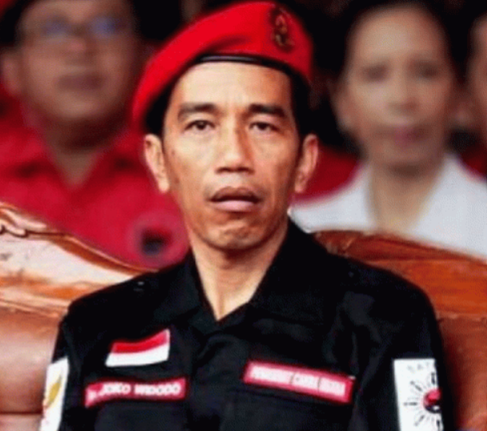
#> input picture priasolo.png, 487 x 431 px
$ python 'latihan 5.py'
#> lines starting #> are read from the running program, lines starting #| are printed output that depends on the picture
import cv2
import numpy as np
import matplotlib.pyplot as plt

# Fungsi untuk menghitung distribusi probabilitas (normalisasi histogram)
def calculate_normalized_histogram(image):
    histogram, _ = np.histogram(image, bins=256, range=(0, 256))
    total_pixels = image.size
    normalized_histogram = histogram / total_pixels
    return normalized_histogram

# 1. Baca citra asli (priasolo.png) dalam format Grayscale
img_original = cv2.imread('priasolo.png', cv2.IMREAD_GRAYSCALE)
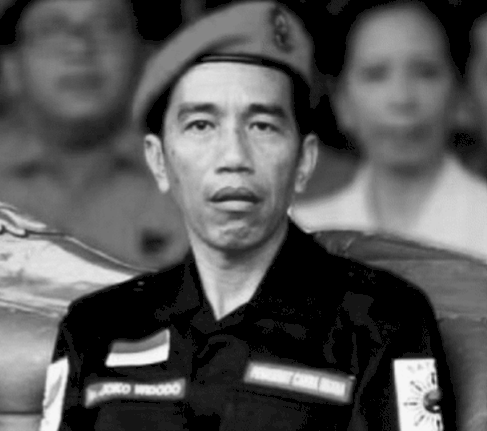
#> img_original: shape (431, 487); min 0, max 246, mean 86.3

# 2. Manipulasi gambar untuk membuat 4 fase pencahayaan
# GELAP: Kurangi kecerahan (pixel di-shift ke kiri)
img_gelap = cv2.subtract(img_original, 80)
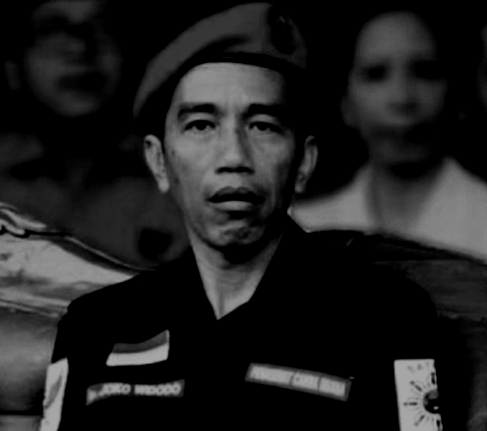
#> img_gelap: shape (431, 487); min 0, max 166, mean 31.5

# TERANG: Tambah kecerahan (pixel di-shift ke kanan)
img_terang = cv2.add(img_original, 80)
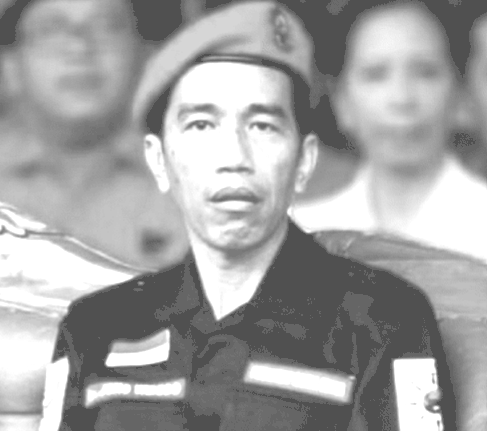
#> img_terang: shape (431, 487); min 80, max 255, mean 162.1

# LOW CONTRAST: Sempitkan rentang kontras (misal ke rentang 100-180)
img_low = np.uint8(img_original * 0.3 + 100)
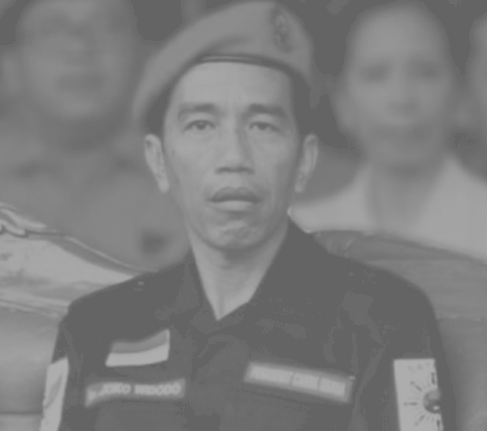
#> img_low: shape (431, 487); min 100, max 173, mean 125.5

# HIGH CONTRAST: Gunakan teknik Thresholding / Peregangan Kontras ekstrem
img_high = cv2.equalizeHist(img_original)
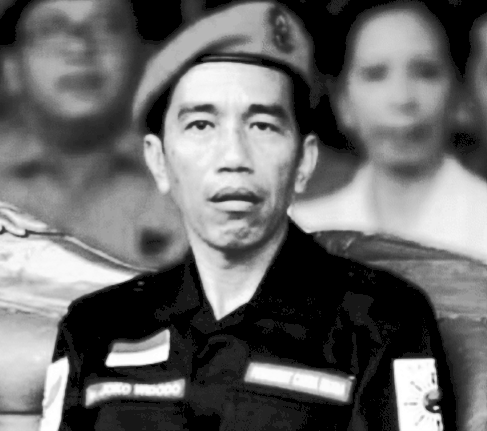
#> img_high: shape (431, 487); min 0, max 255, mean 104.9

# 3. Hitung normalisasi histogram untuk masing-masing fase
hist_gelap = calculate_normalized_histogram(img_gelap)
#> in calculate_normalized_histogram, `histogram, _ = np.histogram(image, bins=256, range=(0, 256))`: histogram = 256 values, max 101488 at index 0, min 0 at index 1, mean 819.9
#> in calculate_normalized_histogram, `normalized_histogram = histogram / total_pixels`: normalized_histogram = 256 values, max 0.484 at index 0, min 0 at index 1, mean 0.00391
#> hist_gelap has the same summary as normalized_histogram in calculate_normalized_histogram
hist_terang = calculate_normalized_histogram(img_terang)
#> hist_terang = 256 values, max 0.191 at index 80, min 0 at index 0, mean 0.00391
hist_low = calculate_normalized_histogram(img_low)
#> hist_low = 256 values, max 0.191 at index 100, min 0 at index 0, mean 0.00391
hist_high = calculate_normalized_histogram(img_high)
#> hist_high = 256 values, max 0.191 at index 0, min 0 at index 1, mean 0.00391

# 4. Tampilkan dalam bentuk Grid 4x2
plt.figure(figsize=(12, 16))

# --- BARIS 1: FASE GELAP ---
plt.subplot(4, 2, 1)
plt.imshow(img_gelap, cmap='gray', vmin=0, vmax=255)
plt.title('Citra Gelap (Under-exposed)')
plt.axis('off')

plt.subplot(4, 2, 2)
plt.bar(range(256), hist_gelap, color='black')
plt.title('Normalisasi Histogram - Gelap')
plt.ylabel('Probabilitas')

# --- BARIS 2: FASE TERANG ---
plt.subplot(4, 2, 3)
plt.imshow(img_terang, cmap='gray', vmin=0, vmax=255)
plt.title('Citra Terang (Over-exposed)')
plt.axis('off')

plt.subplot(4, 2, 4)
plt.bar(range(256), hist_terang, color='black')
plt.title('Normalisasi Histogram - Terang')
plt.ylabel('Probabilitas')

# --- BARIS 3: FASE LOW CONTRAST ---
plt.subplot(4, 2, 5)
plt.imshow(img_low, cmap='gray', vmin=0, vmax=255)
plt.title('Citra Low Contrast')
plt.axis('off')

plt.subplot(4, 2, 6)
plt.bar(range(256), hist_low, color='black')
plt.title('Normalisasi Histogram - Low Contrast')
plt.ylabel('Probabilitas')

# --- BARIS 4: FASE HIGH CONTRAST ---
plt.subplot(4, 2, 7)
plt.imshow(img_high, cmap='gray', vmin=0, vmax=255)
plt.title('Citra High Contrast')
plt.axis('off')

plt.subplot(4, 2, 8)
plt.bar(range(256), hist_high, color='black')
plt.title('Normalisasi Histogram - High Contrast')
plt.xlabel('Intensitas Piksel')
plt.ylabel('Probabilitas')

# Tampilkan semua plot secara rapi
plt.tight_layout()
plt.show()
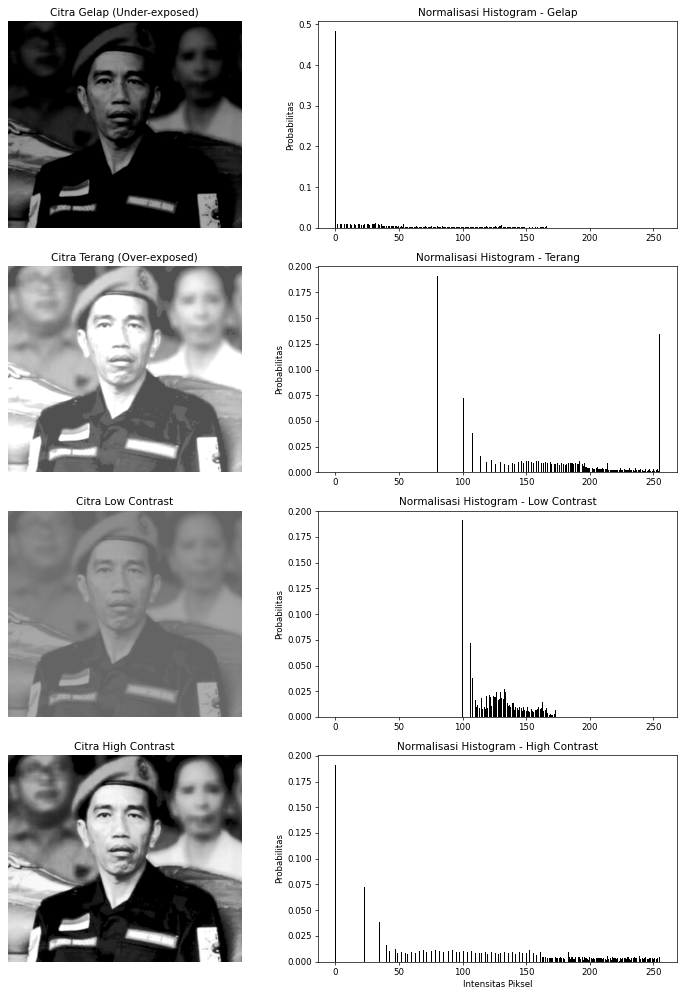
#> figure drawn by matplotlib, 8 panels; panel 2: tallest bar 0.484 high, from x = -0.4 to 0.4; panel 4: tallest bar 0.191 high, from x = 79.6 to 80.4; panel 6: tallest bar 0.191 high, from x = 99.6 to 100.4; panel 8: tallest bar 0.191 high, from x = -0.4 to 0.4

$ run again, with gamma_transformed0.5.png copied over priasolo.png
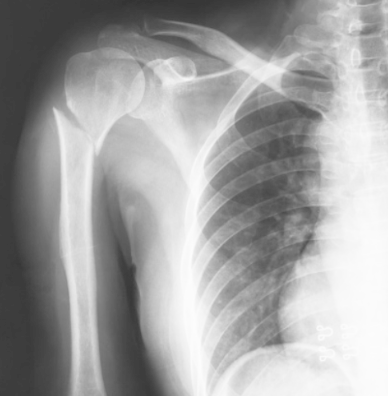
#> input picture gamma_transformed0.5.png, 388 x 396 px
#> img_original is the input picture: shape (396, 388); min 50, max 253, mean 161.6
#> `img_low = np.uint8(img_original * 0.3 + 100)`:
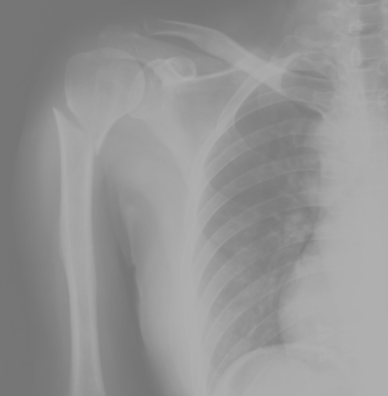
#> img_low: shape (396, 388); min 115, max 175, mean 148.1
#> `img_high = cv2.equalizeHist(img_original)`:
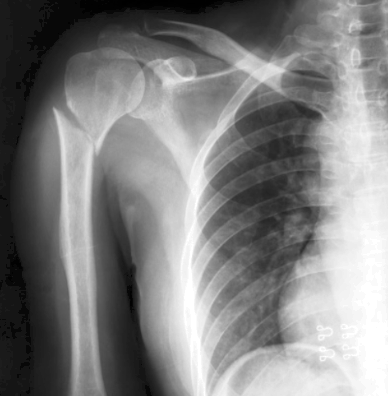
#> img_high: shape (396, 388); min 0, max 255, mean 128.7
#> histogram = 256 values, max 23969 at index 0, min 0 at index 3, mean 600.2
#> normalized_histogram = 256 values, max 0.156 at index 0, min 0 at index 3, mean 0.00391
#> hist_gelap has the same summary as normalized_histogram in calculate_normalized_histogram
#> hist_terang = 256 values, max 0.472 at index 255, min 0 at index 0, mean 0.00391
#> hist_low = 256 values, max 0.0731 at index 118, min 0 at index 0, mean 0.00391
#> hist_high = 256 values, max 0.0508 at index 21, min 0 at index 3, mean 0.00391
